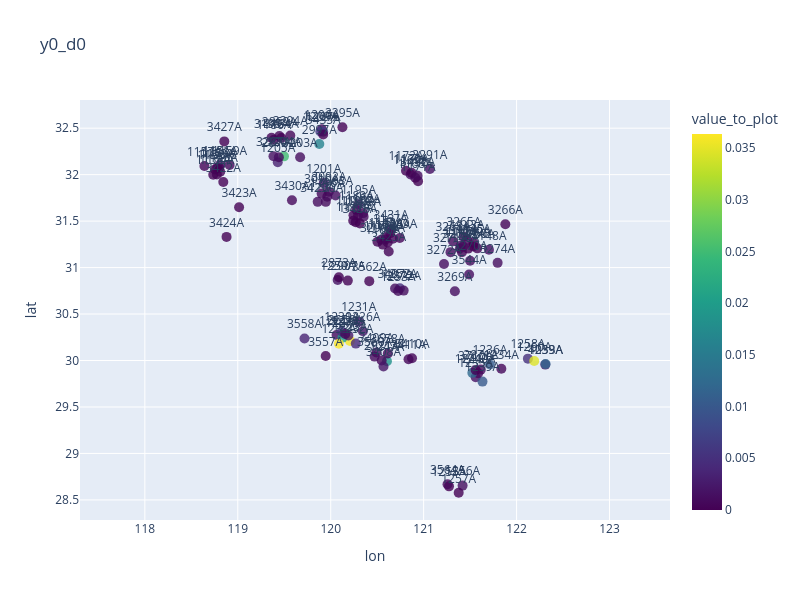
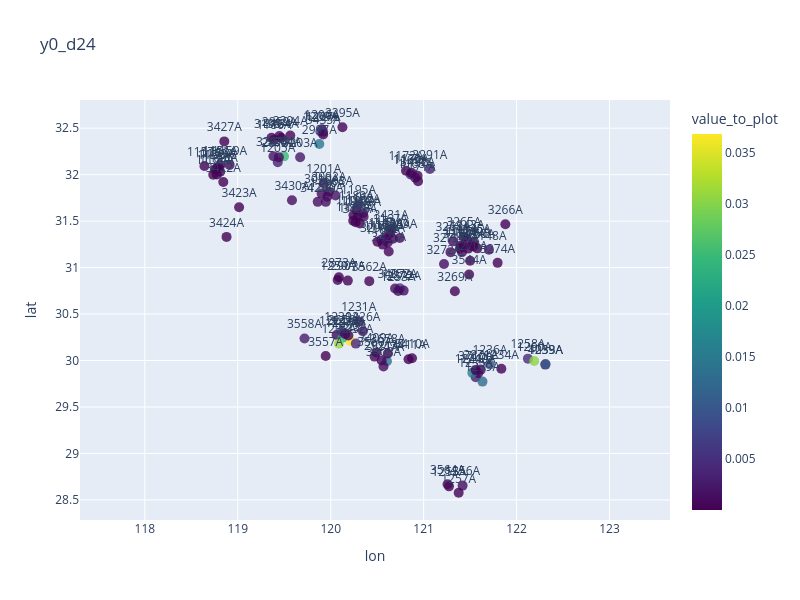
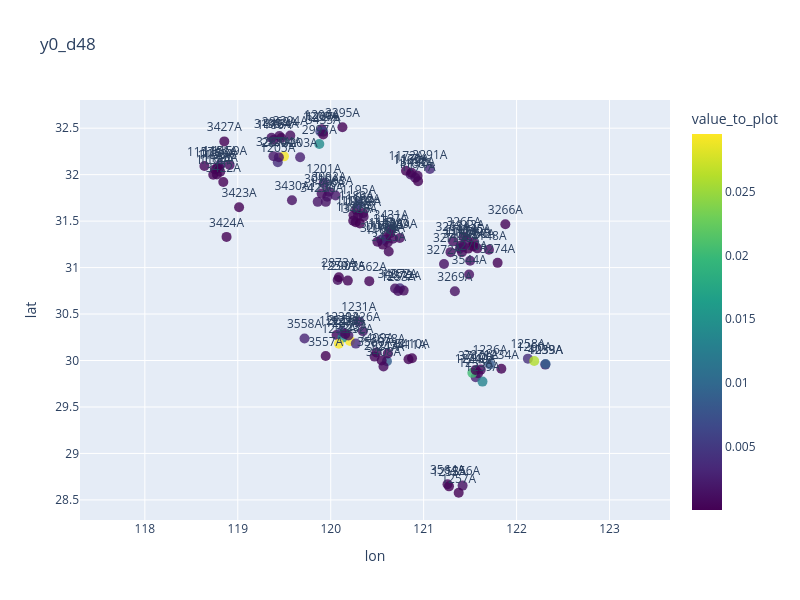
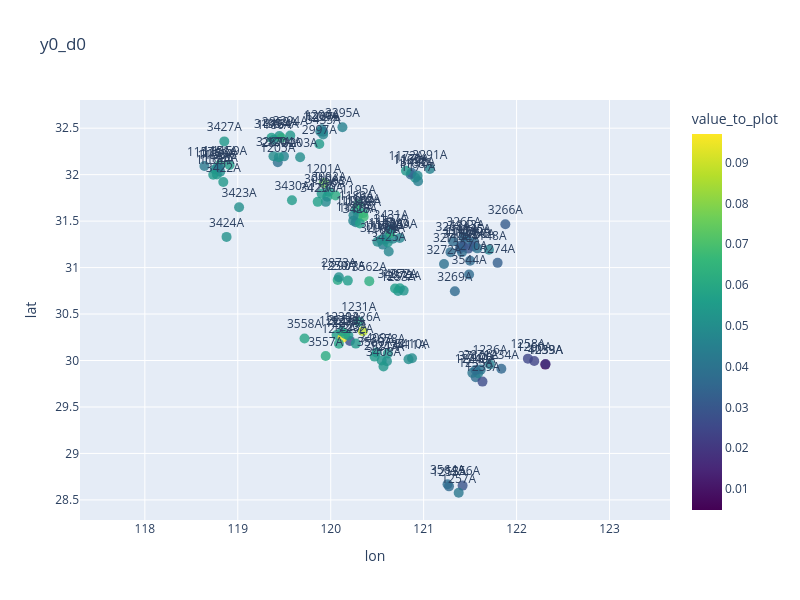

The notebook cell these images were saved under, in order:
### Code cell
print("PM2.5" + '-' * 120)
for i,cg in enumerate(splits_pm25):
    plot_station(df, cg, delay=i*delay_interval)

print("O3" + '-' * 120)
for i,cg in enumerate(splits_o3):
    plot_station(df, cg, delay=i*delay_interval)
